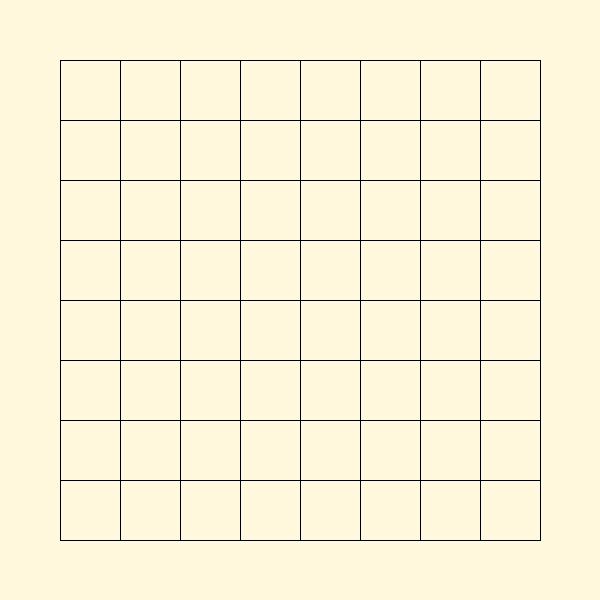
Frame 1 (no input)
Frame 60 (the mouse pressed at the canvas centre just before this capture): identical to frame 1, image omitted
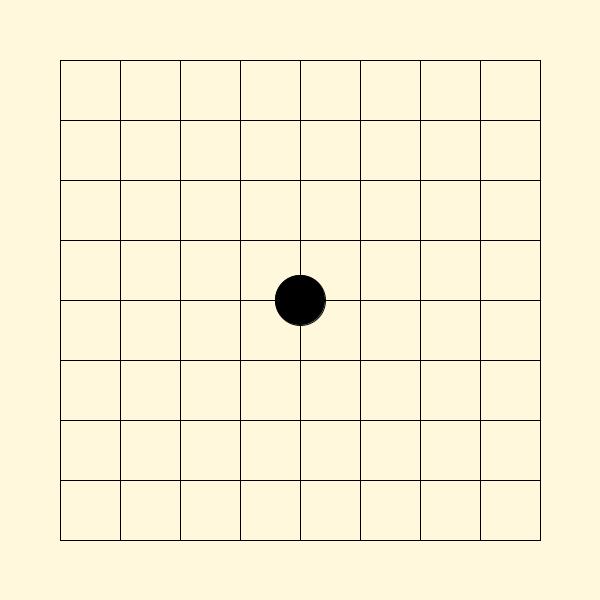
Frame 120 (the mouse held since frame 60 and released just before this capture)

The Processing sketch that drew these frames (run headless with seeded random() and noise(); from frame 60 on, the mouse is pressed at the canvas centre):

// Processing sketch: Go_Game
// ── Go_Game.pde
Segment[] segments = new Segment[81]; 
boolean lastPressed;
int turn = 0;

void setup() {
  size(600, 600);
  int i = 0;
  for (int x = 0; x < 9; x++) {
    for (int y = 0; y < 9; y++) {
      segments[i] = new Segment(width/10+(x*width/10), height/10+(y*height/10), i);
      i += 1;
    }
  }
}

void draw() {
  //Background
  background(255, 248, 220);
  strokeWeight(1);
  noFill();
  for (int x = 0; x < 8; x++) {
    for (int y = 0; y < 8; y++) {
      rect(width/10+(x*width/10), height/10+(y*height/10), width/10, height/10);
    }
  }

  //Change state of position pressed
  for (int i = 0; i < 81; i++) {
    segments[i].update();
  }

  //Check life of all positions
  for (int i = 0; i < 81; i++) {
    segments[i].Check();
  }
}
// ── Segment.pde
class Segment {
  float x;
  float y;
  float size = width/12;
  int state = 0;
  int pos;
  int up, left, down, right;
  boolean air;

  Segment(float a, float b, int c) {
    x = a;
    y = b;
    pos = c;
  }

  void update() {
    if (mousePressed && !lastPressed) {
      if (state == 0 && dist(mouseX, mouseY, x, y) <= size/2) {
        if (turn % 2 == 0) {
          state = 1;
          turn += 1;
        } else {
          state = 2;
          turn += 1;
        }
      }
    }
    if (state == 1) {
      fill(0);
      ellipse(x, y, size, size);
    } else if (state == 2) {
      fill(255);
      ellipse(x, y, size, size);
    }
  }

  void Check() {
    if (pos > 8 && pos < 72) {
      if (pos % 9 == 0) {
        up = 3;
        down = segments[pos + 1].State();
        left = segments[pos - 9].State();
        right = segments[pos + 9].State();
      } else if (pos % 9 == 8) {
        up = segments[pos - 1].State();
        down = 3;
        left = segments[pos - 9].State();
        right = segments[pos + 9].State();
      } else {
        up = segments[pos - 1].State();
        down = segments[pos + 1].State();
        left = segments[pos - 9].State();
        right = segments[pos + 9].State();
      }
    } else if (pos < 9 || pos > 71) {
      if (pos != 0 && pos != 8 && pos != 72 && pos != 80) {
        up = segments[pos - 1].State();
        down = segments[pos + 1].State();
        if (pos < 9) {
          left = 3;
          right = segments[pos + 9].State();
        }
        if (pos > 71) {
          left = segments[pos - 9].State();
          right = 3;
        }
      }
      if (pos == 0) {
        left = 3;
        right = segments[pos + 9].State();
        up = 3;
        down = segments[pos + 1].State();
      }
      if (pos == 8) {
        left = 3;
        right = segments[pos + 9].State();
        up = segments[pos - 1].State();
        down = 3;
      }
      if (pos == 72) {
        left = segments[pos - 9].State();
        right = 3;
        up = 3;
        down = segments[pos + 1].State();
      }
      if (pos == 81) {
        left = segments[pos - 9].State();
        right = 3;
        up = segments[pos - 1].State();
        down = 3;
      }
    }

    if (state == 1) {
      if (left == 2 || left == 3) {
        if (right == 2 || right == 3) {
          if (down == 2 || down == 3) {
            if (up == 2 || up == 3) {
              state = 0;
            }
          }
        }
      }
    }
    else if (state == 2) {
      if (left == 1 || left == 3) {
        if (right == 1 || right == 3) {
          if (down == 1 || down == 3) {
            if (up == 1 || up == 3) {
              state = 0;
            }
          }
        }
      }
    }
  }

  int State() { 
    return state;
  }
}
